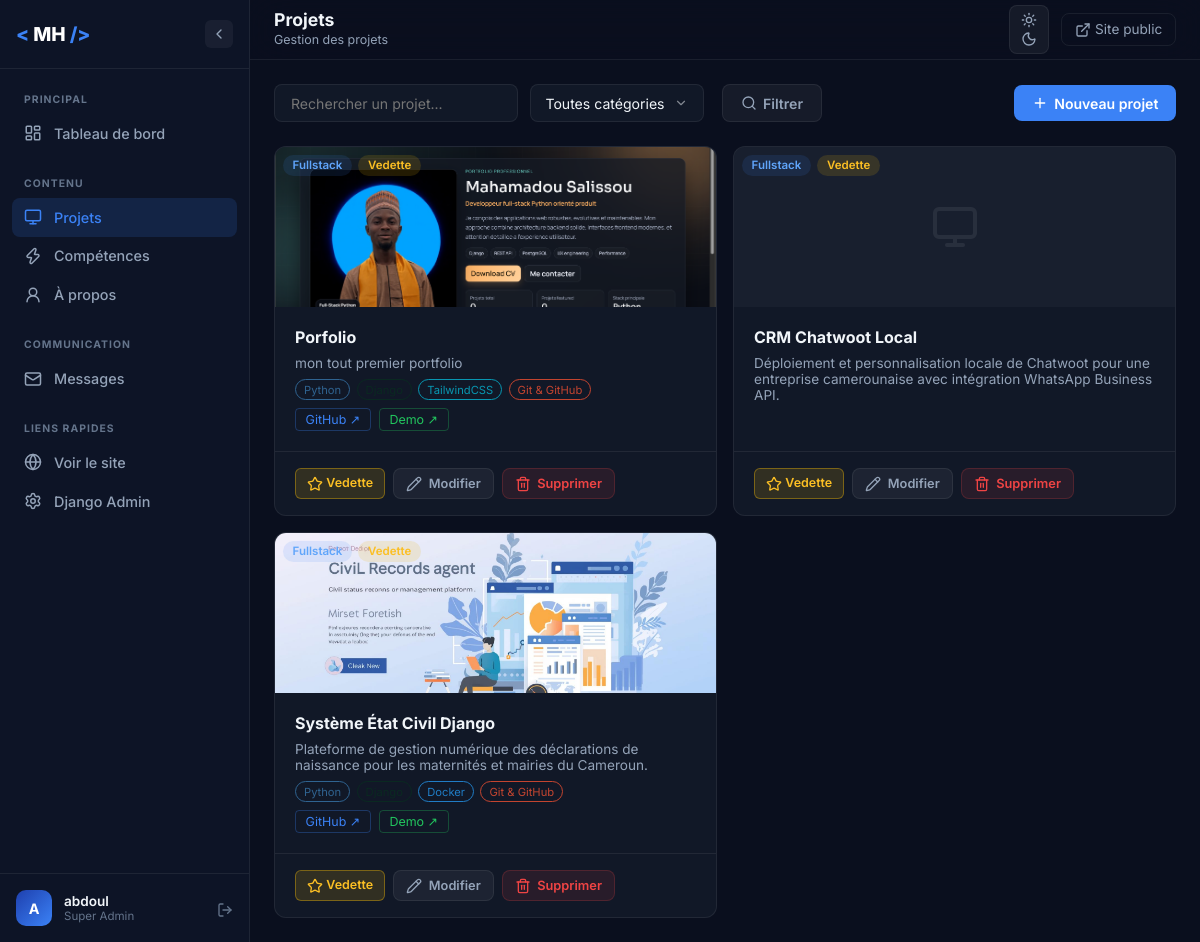
Page /dashboard/projets/ (signed in) on the committed database.
### portfolio/models.py (models this page shows, shortened)
class Project(models.Model):
    CATEGORY_CHOICES = [
        ('backend', 'Backend'),
        ('frontend', 'Frontend'),
        ('fullstack', 'Fullstack'),
        ('mobile', 'Mobile'),
        ('api', 'API / Microservice'),
    ]
    title = models.CharField(_('Titre'), max_length=100)
    slug = models.SlugField(_('Slug'), unique=True, max_length=120)
    description = models.TextField(_('Description'))
    problem = models.TextField(_('Problème résolu'), blank=True)
    solution = models.TextField(_('Solution apportée'), blank=True)
    impact = models.TextField(_('Impact / Résultats'), blank=True)
    image = models.ImageField(
        _('Image'), upload_to='projects/', blank=True, null=True
    )
    category = models.CharField(
        _('Catégorie'), max_length=20,
        choices=CATEGORY_CHOICES, default='fullstack'
    )
    technologies = models.ManyToManyField(
        Skill, verbose_name=_('Technologies'), blank=True
    )
    github_url = models.URLField(_('Lien GitHub'), blank=True)
    demo_url = models.URLField(_('Lien Démo'), blank=True)
    featured = models.BooleanField(_('Projet vedette'), default=False)
    order = models.PositiveIntegerField(_('Ordre'), default=0)
    created_at = models.DateTimeField(_('Créé le'), auto_now_add=True)
    updated_at = models.DateTimeField(_('Modifié le'), auto_now=True)
    class Meta:
        ordering = ['order', '-created_at']
        verbose_name = _('Projet')
        verbose_name_plural = _('Projets')

class Skill(models.Model):
    CATEGORY_CHOICES = [
        ('backend', 'Backend'),
        ('frontend', 'Frontend'),
        ('database', 'Base de données'),
        ('devops', 'DevOps'),
        ('mobile', 'Mobile'),
        ('other', 'Autre'),
    ]
    name = models.CharField(_('Nom'), max_length=50)
    category = models.CharField(
        _('Catégorie'), max_length=20,
        choices=CATEGORY_CHOICES, default='backend'
    )
    proficiency = models.IntegerField(
        _('Niveau (%)'),
        help_text='Valeur entre 0 et 100'
    )
    icon = models.CharField(
        _('Icône (classe CSS/SVG name)'),
        max_length=100,
        blank=True,
        help_text='Ex: devicon-django-plain, devicon-python-plain'
    )
    color = models.CharField(
        _('Couleur accent'),
        max_length=7,
        default='#3b82f6',
        help_text='Code HEX, ex: #3b82f6'
    )
    order = models.PositiveIntegerField(_('Ordre d\'affichage'), default=0)
    class Meta:
        ordering = ['order', 'name']
        verbose_name = _('Compétence')
        verbose_name_plural = _('Compétences')

### dashboard/views.py (the view)
# urls.py: path('projets/', views.project_list, name='project_list'),
@login_required(login_url='dashboard:login')
@user_passes_test(is_staff, login_url='dashboard:login')
def project_list(request):
    category = request.GET.get('category', '')
    search = request.GET.get('q', '')
    projects = Project.objects.prefetch_related('technologies').order_by('order', '-created_at')
    if category:
        projects = projects.filter(category=category)
    if search:
        projects = projects.filter(title__icontains=search)
    context = {
        'projects': projects,
        'category': category,
        'search': search,
        'categories': Project.CATEGORY_CHOICES,
    }
    return render(request, 'dashboard/projects/list.html', context)

### dashboard/views.py (called while the page is built)
def is_staff(user):
    return user.is_staff or user.is_superuser

### templates/dashboard/projects/list.html (shortened to what this page needs)
{% extends 'dashboard/base.html' %}
{% block nav_projects %}active{% endblock %}
{% block page_title %}Projets{% endblock %}
{% block breadcrumb %}Gestion des projets{% endblock %}
{% block content %}
<div class="dash-page">
  <div class="dash-toolbar">
    <form method="get" class="search-form">
      <input type="text" name="q" value="{{ search }}" placeholder="Rechercher un projet..." class="dash-search" />
      <button type="submit" class="btn-dash btn-dash-ghost">
        <i data-lucide="search" class="icon-sm"></i> Filtrer
      </button>
    </form>
    <a href="{% url 'dashboard:project_create' %}" class="btn-dash btn-dash-primary">
      <i data-lucide="plus" class="icon-sm"></i> Nouveau projet
    </a>
  </div>
  <div class="projects-admin-grid">
    {% for project in projects %}
    <div class="project-admin-card">
      <div class="project-admin-image">
        {% if project.image %}
        <img src="{{ project.image.url }}" alt="{{ project.title }}" loading="lazy" />
        {% else %}
        <div class="project-no-img">
          {% if project.category == 'mobile' %}
            <i data-lucide="smartphone" class="placeholder-icon"></i>
          {% elif project.category == 'api' %}
            <i data-lucide="plug" class="placeholder-icon"></i>
          {% else %}
            <i data-lucide="monitor" class="placeholder-icon"></i>
          {% endif %}
        </div>
        {% endif %}
        <div class="project-admin-badges">
          <span class="cat-pill cat-{{ project.category }}">{{ project.get_category_display }}</span>
          {% if project.featured %}<span class="cat-pill featured-pill">Vedette</span>{% endif %}
        </div>
      </div>
      <div class="project-admin-body">
        <h3>{{ project.title }}</h3>
        <p>{{ project.description|truncatewords:15 }}</p>
        <div class="project-admin-tech">
          {% for tech in project.technologies.all|slice:":4" %}
          <span class="tech-mini-tag" style="border-color:{{ tech.color }};color:{{ tech.color }};">{{ tech.name }}</span>
          {% endfor %}
        </div>
        <div class="project-admin-links">
          {% if project.github_url %}
          <a href="{{ project.github_url }}" target="_blank" rel="noopener noreferrer" class="ext-link">GitHub ↗</a>
          {% endif %}
          {% if project.demo_url %}
          <a href="{{ project.demo_url }}" target="_blank" rel="noopener noreferrer" class="ext-link ext-link-green">Demo ↗</a>
          {% endif %}
        </div>
      </div>
      <div class="project-admin-actions">
        <button class="toggle-featured-btn {% if project.featured %}is-featured{% endif %}"
                data-project-id="{{ project.pk }}"
                title="{% if project.featured %}Retirer vedette{% else %}Mettre en vedette{% endif %}">
          <i data-lucide="star" class="icon-sm"></i>
          {% if project.featured %}Vedette{% else %}Mettre en vedette{% endif %}
        </button>
        <a href="{% url 'dashboard:project_edit' project.pk %}" class="btn-dash btn-dash-ghost btn-dash-sm">
          <i data-lucide="pencil" class="icon-sm"></i> Modifier
        </a>
        <a href="{% url 'dashboard:project_delete' project.pk %}" class="btn-dash btn-dash-danger btn-dash-sm">
          <i data-lucide="trash-2" class="icon-sm"></i> Supprimer
        </a>
      </div>
    </div>
    {% endfor %}
  </div>
</div>
{% endblock %}

### templates/dashboard/base.html (shortened to what this page needs)
{% load static %}
<!DOCTYPE html>
<html lang="fr" data-theme="dark">
<head>
  <link rel="stylesheet" href="https://cdn.jsdelivr.net/gh/devicons/devicon@latest/devicon.min.css" />
  <link rel="stylesheet" href="{% static 'dashboard/css/dashboard.css' %}" />
</head>
<body>
  {% if user.is_authenticated %}
  <aside class="sidebar" id="sidebar" role="navigation" aria-label="Navigation admin">
    <div class="sidebar-logo">
      <span class="logo-bracket">&lt;</span>
      <span class="logo-name">MH</span>
      <span class="logo-bracket">/&gt;</span>
      <button class="sidebar-toggle" id="sidebar-toggle" aria-label="Replier le menu">
        <i data-lucide="chevron-left" class="icon-sm"></i>
      </button>
    </div>
    <nav class="sidebar-nav">
      <div class="nav-group">
        <span class="nav-group-label">Principal</span>
        <a href="{% url 'dashboard:home' %}" class="nav-item {% block nav_home %}{% endblock %}">
          <i data-lucide="layout-dashboard" class="nav-icon-svg"></i>
          <span class="nav-label">Tableau de bord</span>
        </a>
      </div>
      <div class="nav-group">
        <span class="nav-group-label">Contenu</span>
        <a href="{% url 'dashboard:project_list' %}" class="nav-item {% block nav_projects %}{% endblock %}">
          <i data-lucide="monitor" class="nav-icon-svg"></i>
          <span class="nav-label">Projets</span>
        </a>
        <a href="{% url 'dashboard:skill_list' %}" class="nav-item {% block nav_skills %}{% endblock %}">
          <i data-lucide="zap" class="nav-icon-svg"></i>
          <span class="nav-label">Compétences</span>
        </a>
        <a href="{% url 'dashboard:about_edit' %}" class="nav-item {% block nav_about %}{% endblock %}">
          <i data-lucide="user-round" class="nav-icon-svg"></i>
          <span class="nav-label">À propos</span>
        </a>
      </div>
      <div class="nav-group">
        <span class="nav-group-label">Communication</span>
        <a href="{% url 'dashboard:message_list' %}" class="nav-item {% block nav_messages %}{% endblock %}">
          <i data-lucide="mail" class="nav-icon-svg"></i>
          <span class="nav-label">Messages</span>
        </a>
      </div>
      <div class="nav-group">
        <span class="nav-group-label">Liens rapides</span>
        <a href="/" target="_blank" class="nav-item">
          <i data-lucide="globe" class="nav-icon-svg"></i>
          <span class="nav-label">Voir le site</span>
        </a>
        <a href="/admin/" target="_blank" class="nav-item">
          <i data-lucide="settings" class="nav-icon-svg"></i>
          <span class="nav-label">Django Admin</span>
        </a>
      </div>
    </nav>
    <div class="sidebar-user">
      <div class="user-avatar">{{ user.username|first|upper }}</div>
      <div class="user-info">
        <span class="user-name">{{ user.username }}</span>
        <span class="user-role">{% if user.is_superuser %}Super Admin{% else %}Staff{% endif %}</span>
      </div>
      <a href="{% url 'dashboard:logout' %}" class="logout-btn" title="Déconnexion">
        <i data-lucide="log-out" class="icon-sm"></i>
      </a>
    </div>
  </aside>
  <div class="dash-body" id="dash-body">
    <header class="dash-topbar">
      <div class="topbar-title">
        <h1>{% block page_title %}Dashboard{% endblock %}</h1>
        <span class="breadcrumb">{% block breadcrumb %}Accueil{% endblock %}</span>
      </div>
      <div class="topbar-actions">
        <button id="theme-toggle-dash" class="theme-btn-dash" aria-label="Basculer le thème" title="Thème">
          <i data-lucide="sun" class="theme-icon-sun icon-sm"></i>
          <i data-lucide="moon" class="theme-icon-moon icon-sm"></i>
        </button>
        <a href="/" target="_blank" class="topbar-link">
          <i data-lucide="external-link" class="icon-sm"></i>
          Site public
        </a>
      </div>
    </header>
    <main class="dash-content">
      {% block content %}{% endblock %}
    </main>
  </div>
  {% else %}
  {% block auth_content %}{% endblock %}
  {% endif %}
</body>
</html>

### rows in the picture
Project: image (picture), category "Fullstack", featured "Vedette", title "Porfolio", description "mon tout premier portfolio"
Skill: name "Python"
Skill: name "TailwindCSS"
Skill: name "Git & GitHub"
Project: category "Fullstack", featured "Vedette", title "CRM Chatwoot Local", description "Déploiement et personnalisation locale de Chatwoot pour une entreprise camerounaise avec intégration WhatsApp Business API."
Project: image (picture), category "Fullstack", featured "Vedette", title "Système État Civil Django", description "Plateforme de gestion numérique des déclarations de naissance pour les maternités et mairies du Cameroun."
Skill: name "Docker"

### other values in the picture
{{ user.username|first|upper }} "A"
{{ user.username }} "abdoul"
